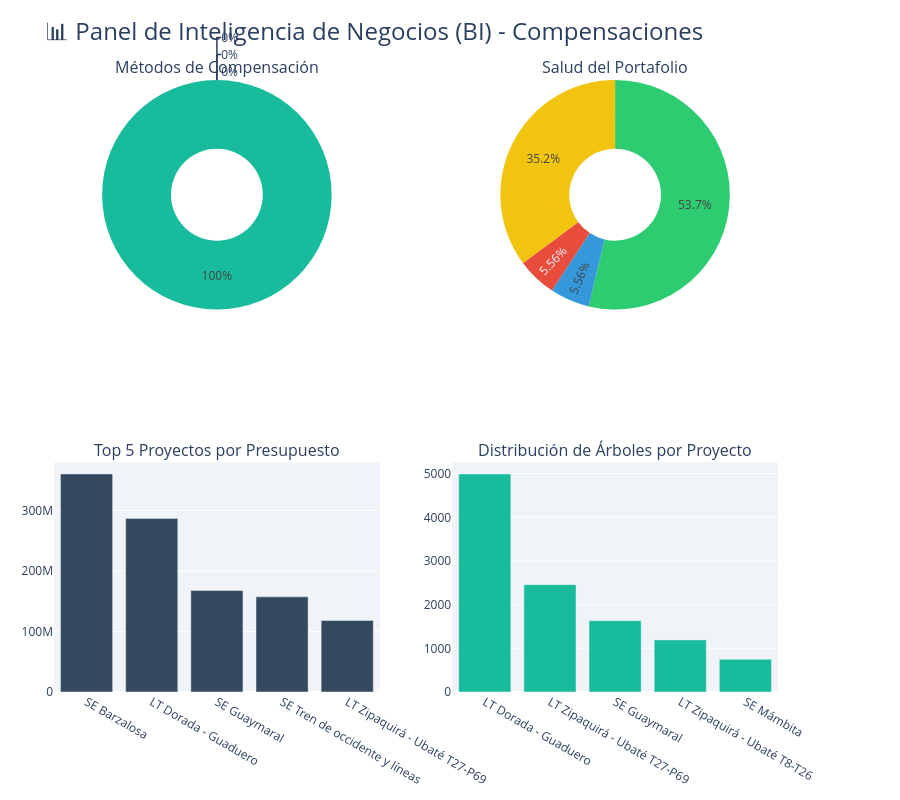

Here is the notebook cell this chart was saved with:
### Markdown cell above
### 6. Panel de Control General (Vista BI)
Este tablero consolida las métricas de más alto nivel para revisión ejecutiva. Presenta un resumen de la inversión, el volumen operativo y la distribución de las obligaciones mediante:
1. **Tarjetas KPI:** Indicadores macro de la operación.
2. **Distribución por Método:** Peso de la rehabilitación vs rescate.
3. **Top Proyectos:** Concentración del esfuerzo operativo.

### Code cell
from plotly.subplots import make_subplots
import plotly.graph_objects as go

# 1. Calcular KPIs Globales
total_arboles_kpi = df['Arboles'].sum()
presupuesto_kpi = df['Costo_Total'].sum()
avance_global_kpi = df['Avance_Siembra'].mean() * 100

# 2. Crear la cuadrícula del Dashboard (BI Style)
fig_bi = make_subplots(
    rows=2, cols=2,
    specs=[[{"type": "domain"}, {"type": "domain"}],
           [{"type": "xy"}, {"type": "xy"}]],
    subplot_titles=("Métodos de Compensación", "Salud del Portafolio", 
                    "Top 5 Proyectos por Presupuesto", "Distribución de Árboles por Proyecto")
)

# --- Fila 1: Gráficos de Anillo (Donuts) ---
# Método de Compensación
resumen_metodo = df.groupby('Metodo')['Arboles'].sum().reset_index()
fig_bi.add_trace(go.Pie(labels=resumen_metodo['Metodo'], values=resumen_metodo['Arboles'], hole=0.4, 
                        name="Métodos", marker_colors=['#2c3e50', '#18bc9c', '#3498db']),
                 row=1, col=1)

# Estado de Salud
resumen_salud = df['Estado_Salud'].value_counts().reset_index()
fig_bi.add_trace(go.Pie(labels=resumen_salud['Estado_Salud'], values=resumen_salud['count'], hole=0.4,
                        name="Estado", marker_colors=['#2ecc71', '#f1c40f', '#e74c3c', '#3498db']),
                 row=1, col=2)

# --- Fila 2: Gráficos de Barras ---
# Top 5 Proyectos por Presupuesto
top_costos = df.nlargest(5, 'Costo_Total')
fig_bi.add_trace(go.Bar(x=top_costos['Proyecto'], y=top_costos['Costo_Total'], 
                        marker_color='#34495e', name="Presupuesto"),
                 row=2, col=1)

# Árboles por Proyecto
top_arboles = df.nlargest(5, 'Arboles')
fig_bi.add_trace(go.Bar(x=top_arboles['Proyecto'], y=top_arboles['Arboles'], 
                        marker_color='#18bc9c', name="Árboles"),
                 row=2, col=2)

# --- Ajustes Estéticos (Fondo y espaciado BI) ---
fig_bi.update_layout(
    title_text="📊 Panel de Inteligencia de Negocios (BI) - Compensaciones",
    title_font_size=24,
    height=800,
    showlegend=False,
    plot_bgcolor='rgba(240, 244, 248, 1)', # Fondo gris corporativo claro
    paper_bgcolor='white',
    margin=dict(l=40, r=40, t=80, b=40)
)

# Mostrar el tablero
fig_bi.show()
# Esto crea una página web ligera y 100% interactiva
fig_bi.write_html("Dashboard_Gerencial_Compensaciones.html", include_plotlyjs="cdn")
# 3. Mostrar KPIs como tarjetas en texto enriquecido debajo del gráfico
print("\n" + "="*60)
print(f"📈 KPI 1: Árboles Totales Comprometidos: {total_arboles_kpi:,.0f} individuos")
print(f"💰 KPI 2: Presupuesto Total Requerido: ${presupuesto_kpi:,.2f}")
print(f"🎯 KPI 3: Promedio de Avance de Siembra: {avance_global_kpi:.1f}%")
print("="*60)

### Figure 1 — Plotly figure (JSON) as saved in the notebook; plotly's stock layout.template omitted (floating-point values rounded to 4 significant figures)
{"data": [{"domain": {"x": [0, 0.45], "y": [0.625, 1]}, "hole": 0.4, "labels": ["Monetario", "Rehabilitación/Recuperación", "Rescate, traslado y reubicación", "Restauración "], "marker": {"colors": ["#2c3e50", "#18bc9c", "#3498db"]}, "name": "Métodos", "type": "pie", "values": [0.0, 16980.0, 0.0, 0.0]}, {"domain": {"x": [0.55, 1], "y": [0.625, 1]}, "hole": 0.4, "labels": ["⚠️ En Mantenimiento", "⏱️ Pendiente de Inicio", "🌱 En Ejecución", "✅ Finalizado y Cerrado"], "marker": {"colors": ["#2ecc71", "#f1c40f", "#e74c3c", "#3498db"]}, "name": "Estado", "type": "pie", "values": [29, 19, 3, 3]}, {"marker": {"color": "#34495e"}, "name": "Presupuesto", "type": "bar", "x": ["SE Barzalosa ", "LT Dorada - Guaduero", "SE Guaymaral", "SE Tren de occidente y líneas", "LT Zipaquirá - Ubaté T27-P69"], "xaxis": "x", "y": [360400000.0, 287000000.0, 167700000.0, 157300000.0, 118200000.0], "yaxis": "y"}, {"marker": {"color": "#18bc9c"}, "name": "Árboles", "type": "bar", "x": ["LT Dorada - Guaduero", "LT Zipaquirá - Ubaté T27-P69", "SE Guaymaral", "LT Zipaquirá - Ubaté T8-T26", "SE Mámbita"], "xaxis": "x2", "y": [4992.0, 2458.0, 1633.0, 1193.0, 748.0], "yaxis": "y2"}], "layout": {"annotations": [{"font": {"size": 16}, "showarrow": false, "text": "Métodos de Compensación", "x": 0.225, "xanchor": "center", "xref": "paper", "y": 1, "yanchor": "bottom", "yref": "paper"}, {"font": {"size": 16}, "showarrow": false, "text": "Salud del Portafolio", "x": 0.775, "xanchor": "center", "xref": "paper", "y": 1, "yanchor": "bottom", "yref": "paper"}, {"font": {"size": 16}, "showarrow": false, "text": "Top 5 Proyectos por Presupuesto", "x": 0.225, "xanchor": "center", "xref": "paper", "y": 0.375, "yanchor": "bottom", "yref": "paper"}, {"font": {"size": 16}, "showarrow": false, "text": "Distribución de Árboles por Proyecto", "x": 0.775, "xanchor": "center", "xref": "paper", "y": 0.375, "yanchor": "bottom", "yref": "paper"}], "height": 800, "margin": {"b": 40, "l": 40, "r": 40, "t": 80}, "paper_bgcolor": "white", "plot_bgcolor": "rgba(240, 244, 248, 1)", "showlegend": false, "title": {"font": {"size": 24}, "text": "📊 Panel de Inteligencia de Negocios (BI) - Compensaciones"}, "xaxis": {"anchor": "y", "domain": [0, 0.45]}, "xaxis2": {"anchor": "y2", "domain": [0.55, 1]}, "yaxis": {"anchor": "x", "domain": [0, 0.375]}, "yaxis2": {"anchor": "x2", "domain": [0, 0.375]}}}
